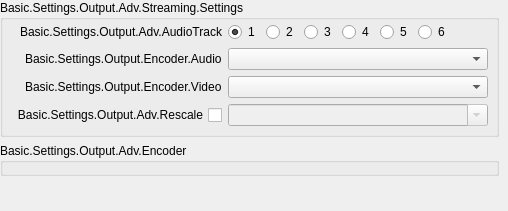
                      <widget class="QWidget" name="scrollAreaWidgetContents_5">
                       <property name="geometry">
                        <rect>
                         <x>0</x>
                         <y>0</y>
                         <width>508</width>
                         <height>211</height>
                        </rect>
                       </property>
                       <layout class="QVBoxLayout" name="verticalLayout_14">
                        <property name="leftMargin">
                         <number>0</number>
                        </property>
                        <property name="topMargin">
                         <number>0</number>
                        </property>
                        <property name="rightMargin">
                         <number>9</number>
                        </property>
                        <property name="bottomMargin">
                         <number>0</number>
                        </property>
                        <item>
                         <widget class="QGroupBox" name="advOutTopContainer">
                          <property name="sizePolicy">
                           <sizepolicy hsizetype="Preferred" vsizetype="Fixed">
                            <horstretch>0</horstretch>
                            <verstretch>0</verstretch>
                           </sizepolicy>
                          </property>
                          <property name="title">
                           <string>Basic.Settings.Output.Adv.Streaming.Settings</string>
                          </property>
                          <layout class="QFormLayout" name="advOutTopLayout">
                           <property name="fieldGrowthPolicy">
                            <enum>QFormLayout::AllNonFixedFieldsGrow</enum>
                           </property>
                           <property name="labelAlignment">
                            <set>Qt::AlignRight|Qt::AlignTrailing|Qt::AlignVCenter</set>
                           </property>
                           <property name="leftMargin">
                            <number>8</number>
                           </property>
                           <property name="topMargin">
                            <number>2</number>
                           </property>
                           <property name="rightMargin">
                            <number>8</number>
                           </property>
                           <property name="bottomMargin">
                            <number>8</number>
                           </property>
                           <item row="1" column="0">
                            <widget class="QLabel" name="label_28">
                             <property name="minimumSize">
                              <size>
                               <width>170</width>
                               <height>0</height>
                              </size>
                             </property>
                             <property name="text">
                              <string>Basic.Settings.Output.Adv.AudioTrack</string>
                             </property>
                             <property name="alignment">
                              <set>Qt::AlignRight|Qt::AlignTrailing|Qt::AlignVCenter</set>
                             </property>
                            </widget>
                           </item>
                           <item row="1" column="1">
                            <widget class="QFrame" name="widget_8">
                             <property name="sizePolicy">
                              <sizepolicy hsizetype="Maximum" vsizetype="Preferred">
                               <horstretch>0</horstretch>
                               <verstretch>0</verstretch>
                              </sizepolicy>
                             </property>
                             <layout class="QHBoxLayout" name="horizontalLayout_7">
                              <property name="leftMargin">
                               <number>0</number>
                              </property>
                              <property name="topMargin">
                               <number>0</number>
                              </property>
                              <property name="rightMargin">
                               <number>0</number>
                              </property>
                              <property name="bottomMargin">
                               <number>0</number>
                              </property>
                              <item>
                               <widget class="QRadioButton" name="advOutTrack1">
                                <property name="text">
                                 <string notr="true">1</string>
                                </property>
                                <property name="checked">
                                 <bool>true</bool>
                                </property>
                               </widget>
                              </item>
                              <item>
                               <widget class="QRadioButton" name="advOutTrack2">
                                <property name="text">
                                 <string notr="true">2</string>
                                </property>
                               </widget>
                              </item>
                              <item>
                               <widget class="QRadioButton" name="advOutTrack3">
                                <property name="text">
                                 <string notr="true">3</string>
                                </property>
                               </widget>
                              </item>
                              <item>
                               <widget class="QRadioButton" name="advOutTrack4">
                                <property name="text">
                                 <string notr="true">4</string>
                                </property>
                               </widget>
                              </item>
                              <item>
                               <widget class="QRadioButton" name="advOutTrack5">
                                <property name="text">
                                 <string notr="true">5</string>
                                </property>
                               </widget>
                              </item>
                              <item>
                               <widget class="QRadioButton" name="advOutTrack6">
                                <property name="text">
                                 <string notr="true">6</string>
                                </property>
                               </widget>
                              </item>
                             </layout>
                            </widget>
                           </item>
                           <item row="2" column="0">
                            <widget class="QLabel" name="advOutAEncLabel">
                             <property name="text">
                              <string>Basic.Settings.Output.Encoder.Audio</string>
                             </property>
                            </widget>
                           </item>
                           <item row="2" column="1">
                            <widget class="QComboBox" name="advOutAEncoder"/>
                           </item>
                           <item row="3" column="0">
                            <widget class="QLabel" name="advOutEncLabel">
                             <property name="text">
                              <string>Basic.Settings.Output.Encoder.Video</string>
                             </property>
                            </widget>
                           </item>
                           <item row="3" column="1">
                            <widget class="QComboBox" name="advOutEncoder"/>
                           </item>
                           <item row="4" column="0">
                            <widget class="QCheckBox" name="advOutUseRescale">
                             <property name="sizePolicy">
                              <sizepolicy hsizetype="Minimum" vsizetype="Expanding">
                               <horstretch>0</horstretch>
                               <verstretch>0</verstretch>
                              </sizepolicy>
                             </property>
                             <property name="layoutDirection">
                              <enum>Qt::RightToLeft</enum>
                             </property>
                             <property name="text">
                              <string>Basic.Settings.Output.Adv.Rescale</string>
                             </property>
                            </widget>
                           </item>
                           <item row="4" column="1">
                            <widget class="QComboBox" name="advOutRescale">
                             <property name="enabled">
                              <bool>false</bool>
                             </property>
                             <property name="editable">
                              <bool>true</bool>
                             </property>
                            </widget>
                           </item>
                          </layout>
                         </widget>
                        </item>
                        <item>
                         <widget class="QGroupBox" name="advOutEncoderProps">
                          <property name="sizePolicy">
                           <sizepolicy hsizetype="Preferred" vsizetype="Fixed">
                            <horstretch>0</horstretch>
                            <verstretch>0</verstretch>
                           </sizepolicy>
                          </property>
                          <property name="title">
                           <string>Basic.Settings.Output.Adv.Encoder</string>
                          </property>
                          <layout class="QVBoxLayout" name="advOutEncoderLayout">
                           <property name="leftMargin">
                            <number>8</number>
                           </property>
                           <property name="topMargin">
                            <number>2</number>
                           </property>
                           <property name="rightMargin">
                            <number>8</number>
                           </property>
                           <property name="bottomMargin">
                            <number>8</number>
                           </property>
                          </layout>
                         </widget>
                        </item>
                        <item>
                         <spacer name="verticalSpacer_0">
                          <property name="orientation">
                           <enum>Qt::Vertical</enum>
                          </property>
                          <property name="sizeHint" stdset="0">
                           <size>
                            <width>20</width>
                            <height>40</height>
                           </size>
                          </property>
                         </spacer>
                        </item>
                       </layout>
                      </widget>
